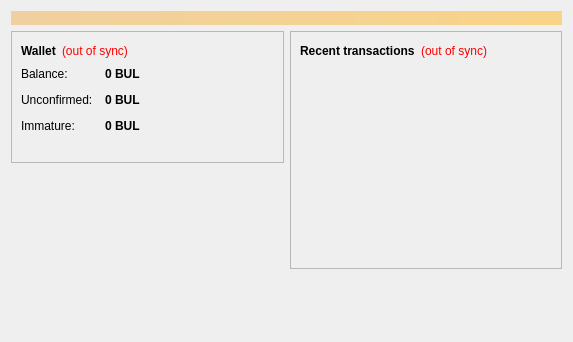
<?xml version="1.0" encoding="UTF-8"?>
<ui version="4.0">
 <class>OverviewPage</class>
 <widget class="QWidget" name="OverviewPage">
  <property name="geometry">
   <rect>
    <x>0</x>
    <y>0</y>
    <width>573</width>
    <height>342</height>
   </rect>
  </property>
  <property name="windowTitle">
   <string>Form</string>
  </property>
  <layout class="QVBoxLayout" name="topLayout">
   <item>
    <widget class="QLabel" name="labelAlerts">
     <property name="visible">
      <bool>false</bool>
     </property>
     <property name="styleSheet">
      <string notr="true">background-color: qlineargradient(x1: 0, y1: 0, x2: 1, y2: 0, stop:0 #F0D0A0, stop:1 #F8D488); color:#000000;</string>
     </property>
     <property name="wordWrap">
      <bool>true</bool>
     </property>
     <property name="margin">
      <number>3</number>
     </property>
    </widget>
   </item>
   <item>
    <layout class="QHBoxLayout" name="horizontalLayout" stretch="1,1">
     <item>
      <layout class="QVBoxLayout" name="verticalLayout_2">
       <item>
        <widget class="QFrame" name="frame">
         <property name="frameShape">
          <enum>QFrame::StyledPanel</enum>
         </property>
         <property name="frameShadow">
          <enum>QFrame::Raised</enum>
         </property>
         <layout class="QVBoxLayout" name="verticalLayout_4">
          <item>
           <layout class="QHBoxLayout" name="horizontalLayout_4">
            <item>
             <widget class="QLabel" name="label_5">
              <property name="font">
               <font>
                <weight>75</weight>
                <bold>true</bold>
               </font>
              </property>
              <property name="text">
               <string>Wallet</string>
              </property>
             </widget>
            </item>
            <item>
             <widget class="QLabel" name="labelWalletStatus">
              <property name="toolTip">
               <string>The displayed information may be out of date. Your wallet automatically synchronizes with the bullyon network after a connection is established, but this process has not completed yet.</string>
              </property>
              <property name="styleSheet">
               <string notr="true">QLabel { color: red; }</string>
              </property>
              <property name="text">
               <string notr="true">(out of sync)</string>
              </property>
              <property name="alignment">
               <set>Qt::AlignLeading|Qt::AlignLeft|Qt::AlignVCenter</set>
              </property>
             </widget>
            </item>
            <item>
             <spacer name="horizontalSpacer_2">
              <property name="orientation">
               <enum>Qt::Horizontal</enum>
              </property>
              <property name="sizeHint" stdset="0">
               <size>
                <width>40</width>
                <height>20</height>
               </size>
              </property>
             </spacer>
            </item>
           </layout>
          </item>
          <item>
           <layout class="QFormLayout" name="formLayout_2">
            <property name="fieldGrowthPolicy">
             <enum>QFormLayout::AllNonFixedFieldsGrow</enum>
            </property>
            <property name="horizontalSpacing">
             <number>12</number>
            </property>
            <property name="verticalSpacing">
             <number>12</number>
            </property>
            <item row="0" column="0">
             <widget class="QLabel" name="label">
              <property name="text">
               <string>Balance:</string>
              </property>
             </widget>
            </item>
            <item row="0" column="1">
             <widget class="QLabel" name="labelBalance">
              <property name="font">
               <font>
                <weight>75</weight>
                <bold>true</bold>
               </font>
              </property>
              <property name="cursor">
               <cursorShape>IBeamCursor</cursorShape>
              </property>
              <property name="toolTip">
               <string>Your current balance</string>
              </property>
              <property name="text">
               <string notr="true">0 BUL</string>
              </property>
              <property name="textInteractionFlags">
               <set>Qt::LinksAccessibleByMouse|Qt::TextSelectableByKeyboard|Qt::TextSelectableByMouse</set>
              </property>
             </widget>
            </item>
            <item row="1" column="0">
             <widget class="QLabel" name="label_3">
              <property name="text">
               <string>Unconfirmed:</string>
              </property>
             </widget>
            </item>
            <item row="1" column="1">
             <widget class="QLabel" name="labelUnconfirmed">
              <property name="font">
               <font>
                <weight>75</weight>
                <bold>true</bold>
               </font>
              </property>
              <property name="cursor">
               <cursorShape>IBeamCursor</cursorShape>
              </property>
              <property name="toolTip">
               <string>Total of transactions that have yet to be confirmed, and do not yet count toward the current balance</string>
              </property>
              <property name="text">
               <string notr="true">0 BUL</string>
              </property>
              <property name="textInteractionFlags">
               <set>Qt::LinksAccessibleByMouse|Qt::TextSelectableByKeyboard|Qt::TextSelectableByMouse</set>
              </property>
             </widget>
            </item>
            <item row="2" column="0">
             <widget class="QLabel" name="labelImmatureText">
              <property name="text">
               <string>Immature:</string>
              </property>
             </widget>
            </item>
            <item row="2" column="1">
             <widget class="QLabel" name="labelImmature">
              <property name="font">
               <font>
                <weight>75</weight>
                <bold>true</bold>
               </font>
              </property>
              <property name="toolTip">
               <string>Mined balance that has not yet matured</string>
              </property>
              <property name="text">
               <string notr="true">0 BUL</string>
              </property>
              <property name="textInteractionFlags">
               <set>Qt::LinksAccessibleByMouse|Qt::TextSelectableByKeyboard|Qt::TextSelectableByMouse</set>
              </property>
             </widget>
            </item>
           </layout>
          </item>
          <item>
           <widget class="QLabel" name="label_wallet_bgcoin">
            <property name="text">
             <string/>
            </property>
            <property name="pixmap">
             <pixmap resource="../megacoin.qrc">:/images/wallet_bgcoin</pixmap>
            </property>
            <property name="scaledContents">
             <bool>false</bool>
            </property>
            <property name="alignment">
             <set>Qt::AlignCenter</set>
            </property>
            <property name="margin">
             <number>-2</number>
            </property>
           </widget>
          </item>
         </layout>
        </widget>
       </item>
       <item>
        <spacer name="verticalSpacer">
         <property name="orientation">
          <enum>Qt::Vertical</enum>
         </property>
         <property name="sizeHint" stdset="0">
          <size>
           <width>20</width>
           <height>40</height>
          </size>
         </property>
        </spacer>
       </item>
      </layout>
     </item>
     <item>
      <layout class="QVBoxLayout" name="verticalLayout_3">
       <item>
        <widget class="QFrame" name="frame_2">
         <property name="frameShape">
          <enum>QFrame::StyledPanel</enum>
         </property>
         <property name="frameShadow">
          <enum>QFrame::Raised</enum>
         </property>
         <layout class="QVBoxLayout" name="verticalLayout">
          <item>
           <layout class="QHBoxLayout" name="horizontalLayout_2">
            <item>
             <widget class="QLabel" name="label_4">
              <property name="text">
               <string>&lt;b&gt;Recent transactions&lt;/b&gt;</string>
              </property>
             </widget>
            </item>
            <item>
             <widget class="QLabel" name="labelTransactionsStatus">
              <property name="toolTip">
               <string>The displayed information may be out of date. Your wallet automatically synchronizes with the bullyon network after a connection is established, but this process has not completed yet.</string>
              </property>
              <property name="styleSheet">
               <string notr="true">QLabel { color: red; }</string>
              </property>
              <property name="text">
               <string notr="true">(out of sync)</string>
              </property>
              <property name="alignment">
               <set>Qt::AlignRight|Qt::AlignTrailing|Qt::AlignVCenter</set>
              </property>
             </widget>
            </item>
            <item>
             <spacer name="horizontalSpacer">
              <property name="orientation">
               <enum>Qt::Horizontal</enum>
              </property>
              <property name="sizeHint" stdset="0">
               <size>
                <width>40</width>
                <height>20</height>
               </size>
              </property>
             </spacer>
            </item>
           </layout>
          </item>
          <item>
           <widget class="QListView" name="listTransactions">
            <property name="styleSheet">
             <string notr="true">QListView { background: transparent; }</string>
            </property>
            <property name="frameShape">
             <enum>QFrame::NoFrame</enum>
            </property>
            <property name="verticalScrollBarPolicy">
             <enum>Qt::ScrollBarAlwaysOff</enum>
            </property>
            <property name="horizontalScrollBarPolicy">
             <enum>Qt::ScrollBarAlwaysOff</enum>
            </property>
            <property name="selectionMode">
             <enum>QAbstractItemView::NoSelection</enum>
            </property>
           </widget>
          </item>
         </layout>
        </widget>
       </item>
       <item>
        <spacer name="verticalSpacer_2">
         <property name="orientation">
          <enum>Qt::Vertical</enum>
         </property>
         <property name="sizeHint" stdset="0">
          <size>
           <width>20</width>
           <height>40</height>
          </size>
         </property>
        </spacer>
       </item>
      </layout>
     </item>
    </layout>
   </item>
  </layout>
 </widget>
 <resources>
  <include location="../megacoin.qrc"/>
 </resources>
 <connections/>
</ui>
